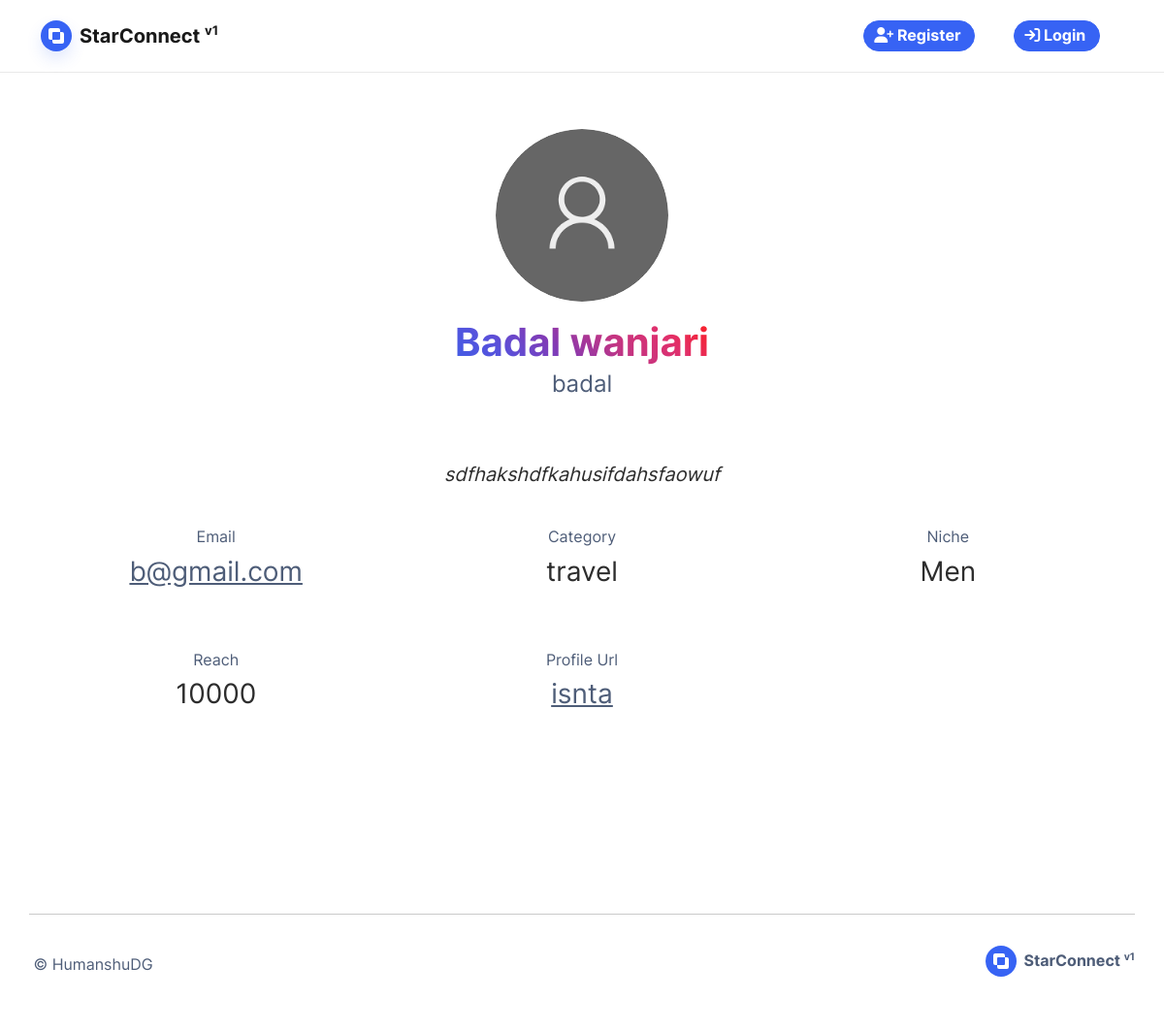
Screenshot of /profile/4 with the database file from the repository.
### base/models.py (models this page shows, shortened)
class Influencer(db.Model):
    id = db.Column(db.Integer, primary_key=True)
    user_id = db.Column(db.Integer, db.ForeignKey('user.id'), unique=True)
    influencer_name = db.Column(db.String(100), nullable=False)
    category = db.Column(db.String(100), nullable=False)
    niche = db.Column(db.String(100), nullable=False)
    reach = db.Column(db.Integer, nullable=False)
    profile_url = db.Column(db.String(100), nullable=True)
    image_file = db.Column(db.String(50), nullable=False, default='default.jpg')
    bio = db.Column(db.Text(), nullable=True)
    campaign_requests = db.relationship('CampaignRequest', backref='campaign_requests', uselist=True)
    campaign_contracts = db.relationship('Contract', backref='campaign_contracts', uselist=True)

class User(db.Model, UserMixin):
    id = db.Column(db.Integer, primary_key=True)
    username = db.Column(db.String(20), unique=True, nullable=False)
    email = db.Column(db.String(120), unique=True, nullable=False)
    password = db.Column(db.String(60), nullable=False)
    sponsor = db.relationship('Sponsor', backref='sponsor', uselist=False)
    influencer = db.relationship('Influencer', backref='influencer', uselist=False, cascade = "all,delete")
    is_disabled = db.Column(db.Boolean, default=True)
    is_banned = db.Column(db.Boolean, default=False)
    role = db.Column(db.String(), default="INFLUENCER")

### base/routes.py (the view)
@login_required
@role_required(Role.INFLUENCER.value, Role.SPONSOR.value)
@app.route("/profile/<id>")
def profile(id):
    user = User.query.get(id)
    print(user.role)
    if user and user.role == Role.SPONSOR.value:
        sponsor = Sponsor.query.get(user.sponsor.id)
        image_file = url_for('static', filename='profile_pics/' + sponsor.image_file)
        return render_template('visitors-account/sponsor.html', title='Profile', sponsor=sponsor,user=user, image_file=image_file)
    if user and user.role == Role.INFLUENCER.value:
        influencer = Influencer.query.get(user.influencer.id)
        image_file = url_for('static', filename='profile_pics/' + influencer.image_file)
        return render_template('visitors-account/influencer.html', title='Profile',influencer=influencer,user=user, image_file=image_file)

### base/templates/visitors-account/influencer.html (shortened to what this page needs)
{% extends 'base.html' %}
{% block blog %}
<section class="container py-5">
    <div class="container pe-xl-0 ps-xl-0">
        <h1
            class="fw-bold text-center ps-0 pb-0 mb-0 ps-md-0 pe-lg-0"
            style="font-size: 40px; text-align: center"
        >
            <img
                class="rounded-circle"
                style="
                    width: 16%;
                    aspect-ratio: 1;
                    margin: 10px;
                    object-fit: cover;
                "
                src="{{ image_file }}"
            />
            <br />
        </h1>
        <h1
            class="fw-bold text-center py-2 ps-0 pb-0 mb-0 ps-md-0 pe-lg-0"
            style="font-size: 40px; text-align: center"
        >
            <span
                style="
                    background: -webkit-linear-gradient(
                        45deg,
                        rgba(64, 93, 230, 1),
                        rgba(88, 81, 219, 1),
                        rgba(131, 58, 180, 1),
                        rgba(193, 53, 132, 1),
                        rgba(225, 48, 108, 1),
                        rgba(253, 29, 29, 1)
                    );
                    -webkit-background-clip: text;
                    -webkit-text-fill-color: transparent;
                "
            >
                {{ influencer.influencer_name }}
            </span>
        </h1>
		<p><span class="text-muted fs-4">{{user.username}}</span></p>
        <br />
        <blockquote
                class="blockquote text-center"
                style="
                    color: auto;
                    max-width: 60%;
                    border-radius: 25px;
                    padding: 16px 24px;
                    text-shadow: #ffffff 1px 0px 20px;
                "
            >
                <i> {{ influencer.bio }} </i>
            </blockquote>
        <div class="col-md-12 mb-4" style="display: grid; grid-template-columns: 1fr 1fr 1fr;column-gap: 1rem;row-gap: 2rem; place-items: center;">
			<div class="m-1 col-md-12 col-sm-12">
				<div class="mb-2">
					<label class="text-muted">
						Email
					</label>
					<p class="text-center fs-3"><a href="mailto:{{user.email}}" target="_blank">{{user.email}}</a></p>
				</div>
			</div>
			<div class="m-1 col-md-12 col-sm-12">
				<div class="mb-2">
					<label class="text-muted">
						Category
					</label>
					<p class="text-center fs-3">{{influencer.category}}</p>
				</div>
			</div>
			<div class="m-1 col-md-12 col-sm-12">
				<div class="mb-2">
					<label class="text-muted">
						Niche
					</label>
					<p class="text-center fs-3">{{influencer.niche}}</p>
				</div>
			</div>
            <div class="m-1 col-md-12 col-sm-12">
				<div class="mb-2">
					<label class="text-muted">
						Reach
					</label>
					<p class="text-center fs-3">{{influencer.reach}}</p>
				</div>
			</div>
            <div class="m-1 col-md-12 col-sm-12">
				<div class="mb-2">
					<label class="text-muted">
						Profile Url
					</label>
					<p class="text-center fs-3"><a target="_blank" href="https://{{influencer.profile_url}}">{{influencer.profile_url}}</a></p>
				</div>
			</div>
        </div>
        <h1
            class="fw-bold text-center ps-0 pb-0 mb-0 ps-md-0 pe-lg-0"
            style="font-size: 40px; text-align: center"
        >
            <br />
        </h1>
    </div>
</section>
{% endblock %}

### rows the page displays
Influencer: influencer_name "Badal wanjari", bio "sdfhakshdfkahusifdahsfaowuf", category "travel", niche "Men", reach "10000", profile_url "isnta"
User: username "badal", email "b@gmail.com"
